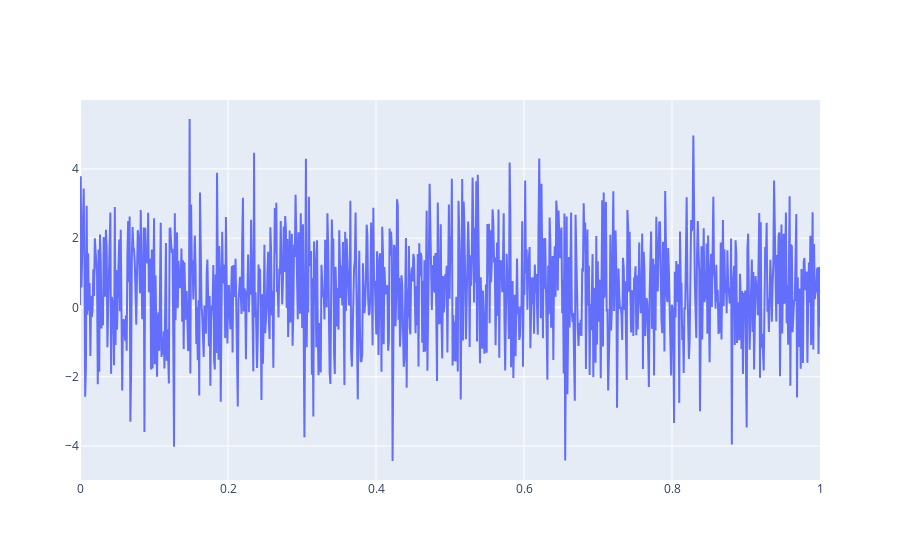

The code cell stored with this chart in its notebook:
### Code cell
fig = go.Figure()
N = 1000

# len, mu, sig
mu = 0.5
std = 1.5
noise_1 = random_generator(N, mu, std)

x_axis = np.linspace(0 , 1, N)

fig.add_traces(go.Scatter( 
                        x = x_axis, y = noise_1, mode='lines', name= 'Signal_A'))

### Figure 1 — Plotly figure (JSON) as saved in the notebook; plotly's stock layout.template omitted (floating-point values rounded to 4 significant figures; data arrays with more than 128 entries replaced by an {"elided": "..."} marker saying what was removed)
{"data": [{"mode": "lines", "name": "Signal_A", "type": "scatter", "x": {"elided": "1000 float values"}, "y": {"elided": "1000 float values"}}], "layout": {}}
